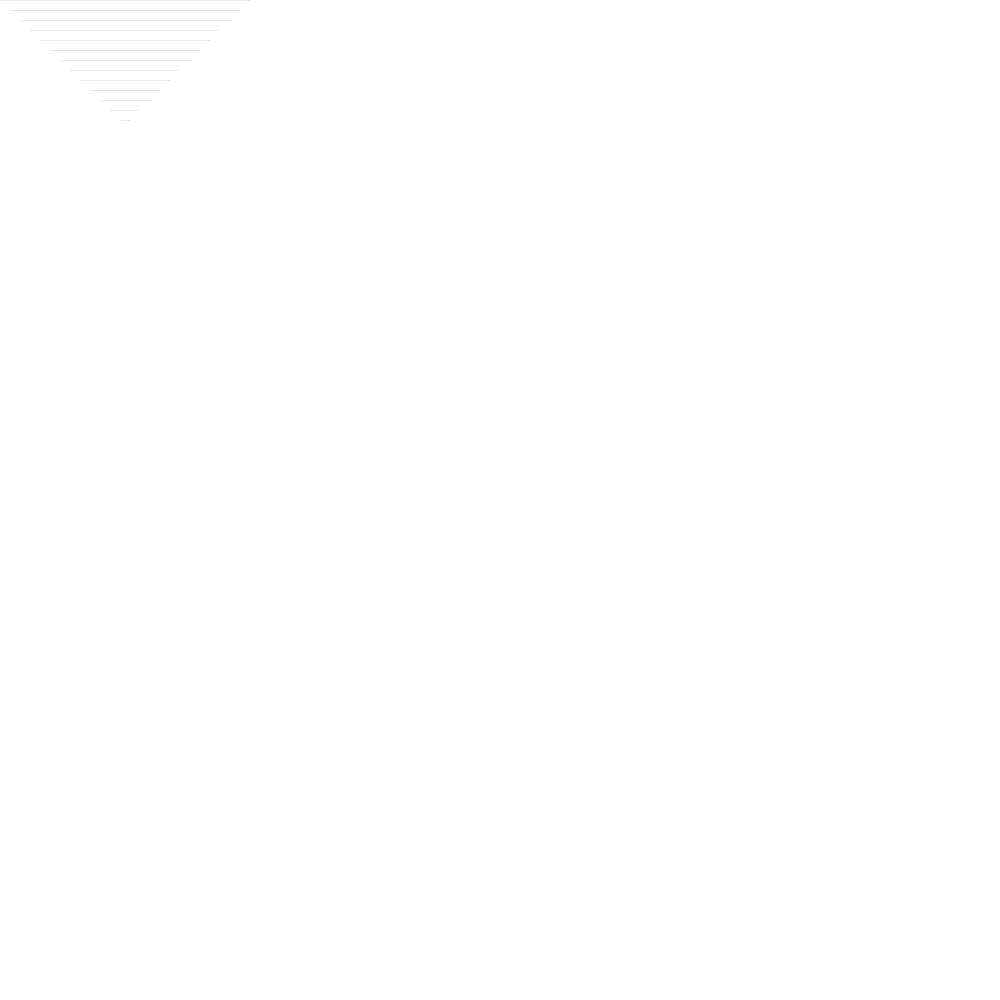
Frame 1 (no input)
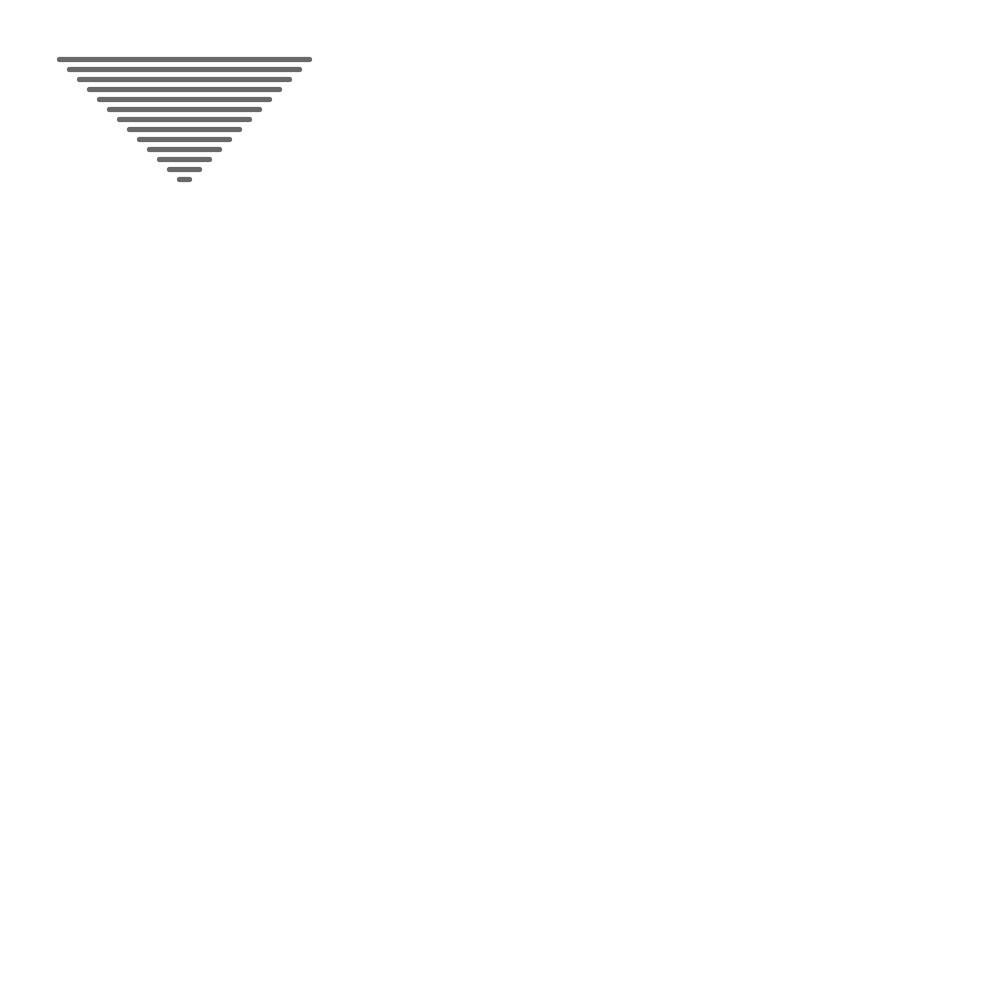
Frame 60 (the mouse pressed at the canvas centre just before this capture)
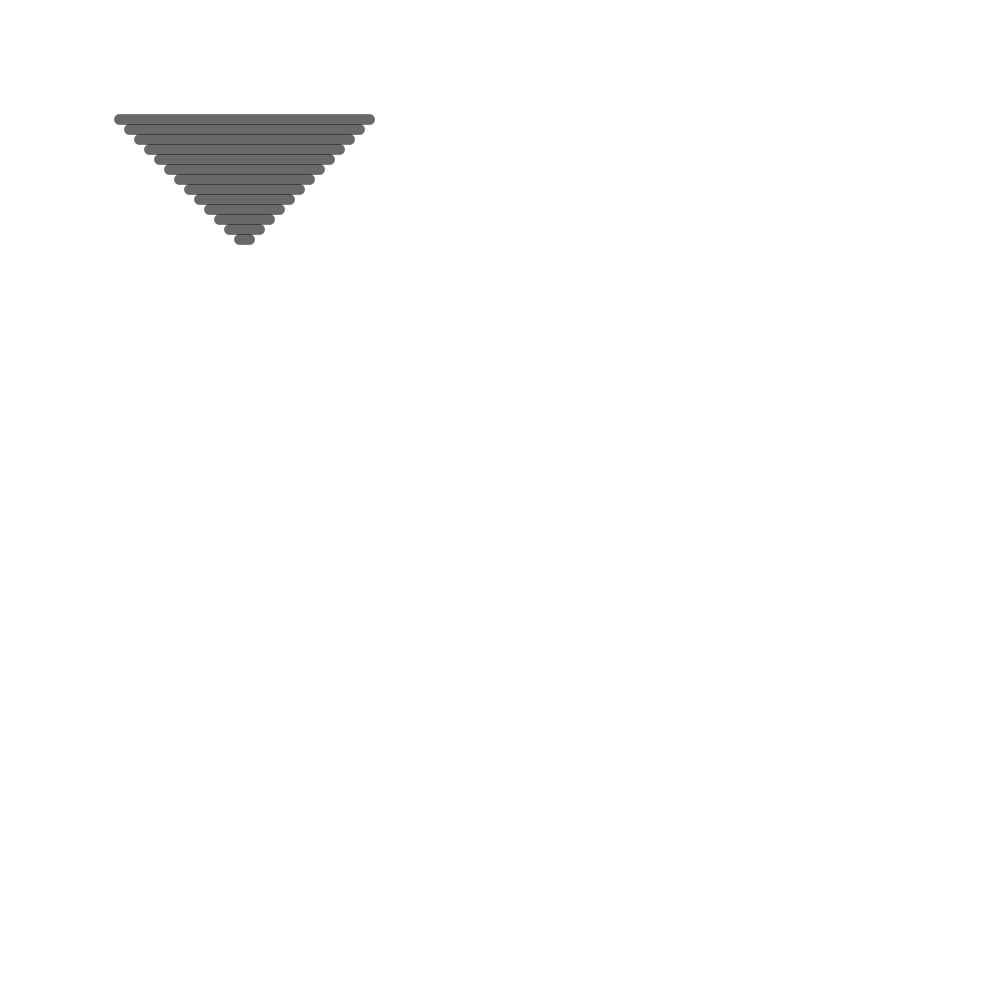
Frame 120 (the mouse held since frame 60 and released just before this capture)

The Processing sketch that drew these frames (run headless with seeded random() and noise(); from frame 60 on, the mouse is pressed at the canvas centre):

// Processing sketch: Final_Residency_Object2MultiplesTestCArtisticTestsB
// ── Final_Residency_Object2MultiplesTestCArtisticTestsB.pde
Lineangle lineangleA1 = new Lineangle();

void setup() {
  size(1000,1000);
}

void draw() {
  background(255);
  lineangleA1.lineangleMove1();
  /*lineangleA1.lineangleMove2();
  lineangleA1.lineangleMove3();
  lineangleA1.lineangleMove4();
  lineangleA1.lineangleMove5();
  lineangleA1.lineangleMove6();*/
}

class Lineangle {
  float pointX = 0; 
  //change to 250 to reverse strokewidth and vertical orientation
  float pointY = 0;
  float moveX = 1;
  float moveY = 1;
  
  
  Lineangle() {
  }
  
  void lineangleMove1() {
    if (pointX > width/8 || pointX < 0) { 
      moveX = moveX * -1;
    }
    if (pointY > height || pointY < 0) { 
      moveY = moveY * -1;
    }
    stroke(0,150);
    if (pointX >= 0) {
      strokeWeight(pointX/11);
    } else { 
      strokeWeight(pointX/-23);
    }
      for (int i = 0; i <125; i = i + 10) {
      line(i+pointX,i+pointY, width/4 - (i+-pointX), i+pointY);
     }
     pointX = pointX + moveX;
     pointY = pointY + moveY;
     
  }
  void lineangleMove2() {
    if (pointX > width/8 || pointX < 0) { 
      moveX = moveX * -1;
    }
    if (pointY > height || pointY < 0) { 
      moveY = moveY * -1;
    }
    stroke(0,150);
    if (pointX >= 0) {
      strokeWeight(pointX/11);
    } else { 
      strokeWeight(pointX/-23);
    }
      for (int i = 0; i <125; i = i + 10) {
      line(i+pointX+(width/2),i+pointY, width/2 - (i+pointX), i+pointY);
     }
     pointX = pointX + moveX ;
     pointY = pointY + moveY;
     
  }
  void lineangleMove3() {
    if (pointX > width/8 || pointX < 0) { 
      moveX = moveX * -1;
    }
    if (pointY > height || pointY < 0) { 
      moveY = moveY * -1;
    }
    stroke(0,150);
    if (pointX >= 0) {
      strokeWeight(pointX/11);
    } else { 
      strokeWeight(pointX/-23);
    }
      for (int i = 0; i <125; i = i + 10) {
      line(i+-pointX+(width*.75),i+pointY, width - (i+pointX), i+pointY);
     }
     pointX = pointX + moveX ;
     pointY = pointY + moveY;
     
  }
    void lineangleMove4() {
    if (pointX > width/8 || pointX < 0) { 
      moveX = moveX * -1;
    }
    if (pointY > height || pointY < 0) { 
      moveY = moveY * -1;
    }
    stroke(0,150);
    if (pointX >= 0) {
      strokeWeight(pointX/11);
    } else { 
      strokeWeight(pointX/-23);
    }
      for (int i = 0; i <125; i = i + 10) {
      line(i+pointX,i+pointY*-1+height, width/4 - (i+-pointX), i+pointY*-1+height);
     }
     pointX = pointX + moveX ;
     pointY = pointY + moveY;
     
  }
    void lineangleMove5() {
    if (pointX > width/8 || pointX < 0) { 
      moveX = moveX * -1;
    }
    if (pointY > height || pointY < 0) { 
      moveY = moveY * -1;
    }
    stroke(0,150);
    if (pointX >= 0) {
      strokeWeight(pointX/11);
    } else { 
      strokeWeight(pointX/-23);
    }
      for (int i = 0; i <125; i = i + 10) {
      line(i+pointX + (width/2),i+pointY*-1+height, width/2 - (i+pointX), i+pointY*-1+height);
     }
     pointX = pointX + moveX ;
     pointY = pointY + moveY;
     
  }
  void lineangleMove6() {
    if (pointX > width/8 || pointX < 0) { 
      moveX = moveX * -1;
    }
    if (pointY > height || pointY < 0) { 
      moveY = moveY * -1;
    }
    stroke(0,150);
    if (pointX >= 0) {
      strokeWeight(pointX/11);
    } else { 
      strokeWeight(pointX/-23);
    }
      for (int i = 0; i <125; i = i + 10) {
      line(i+-pointX + (width*.75),i+pointY*-1+height, width - (i+pointX), i+pointY*-1+height);
     }
     pointX = pointX + moveX ;
     pointY = pointY + moveY;
     
  } 
}
  
